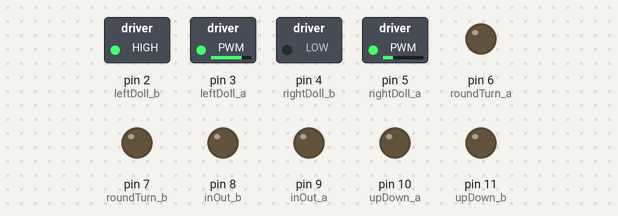
This sketch was run on a simulated Arduino Uno, built with avr-gcc and run on an emulated ATmega328P. Parts: switched loads named in the sketch (green lamp = pin HIGH), output pins drawn as LEDs (lit = HIGH). What the sketch prints to the serial monitor is not drawn.

Above: at 0.05 s.
At 1.55 s:
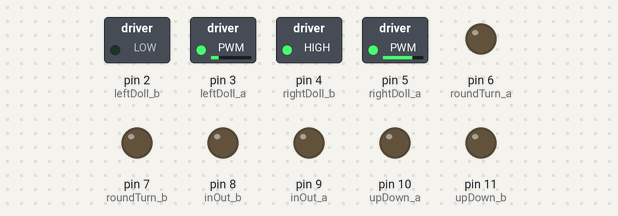
At 2.95 s:
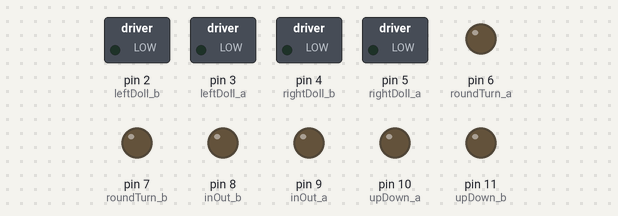
Timing chart, 0 to 6.9 s (numbered marks = the images above):
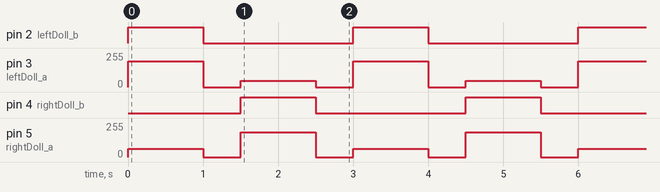

The sketch:

chinh_thuc2.ino
```cpp
//// khai bao cac chan
#define leftDoll_a 3  // a means analog
#define leftDoll_b 2  // b is a digital pin
#define encoderLD A1

#define rightDoll_a 5
#define rightDoll_b 4
#define encoderRD A2

#define roundTurn_a 6
#define roundTurn_b 7

#define inOut_a 9
#define inOut_b 8

#define upDown_a 10
#define upDown_b 11
#define encoderUD A3

int count=0;
int pre=1;
int speedDoll=128; // speed for left doll
int speedDollR =140; // speed for right doll
int timeRoundDoll = 100; // time for left doll rotate 1 round


// bool command:

bool clockwise=true; // clock wise
bool counterClockwise=false; // counter clock wise
int timeRoundTurn = 1000;

bool GoOut=true;
bool GoIn=false;
int timeGoOut=1000;

bool Up = true;
bool Down = false;
unsigned long time;
unsigned long starttime;
unsigned long endtime;
//________________________________________________________________________________________
// cac ham co ban gồm :
void setup()
{
Serial.begin(9600);
  // put your setup code here, to run once:
pinMode(leftDoll_a,OUTPUT);
pinMode(leftDoll_b,OUTPUT);

pinMode(rightDoll_a,OUTPUT);
pinMode(rightDoll_b,OUTPUT);

pinMode(roundTurn_a,OUTPUT);
pinMode(roundTurn_b,OUTPUT);

pinMode(inOut_a,OUTPUT);
pinMode(inOut_b,OUTPUT);

pinMode(upDown_a,OUTPUT);
pinMode(upDown_b,OUTPUT);

Serial.println("Start");
count=0;

}
void late(int delayTime){ // hàm giống với delay
  time=millis();
  while ( ((unsigned long) (millis() - time) < delayTime)){

  }
  Serial.println("break");
}
void stop(){ // stop all motor

  digitalWrite(leftDoll_a,0);
  digitalWrite(leftDoll_b,0);
  digitalWrite(rightDoll_a,0);
  digitalWrite(rightDoll_b,0);
  digitalWrite(roundTurn_a,0);
  digitalWrite(roundTurn_b,0);
  digitalWrite(inOut_a,0);
  digitalWrite(inOut_b,0);
  digitalWrite(upDown_a,0);
  digitalWrite(upDown_b,0);

  }

void Run_RoundTurn(){
     analogWrite(roundTurn_a,(255-100));
    digitalWrite(roundTurn_b,HIGH);
}
void UpDown(){
       analogWrite(upDown_a,170);
      digitalWrite(upDown_b,1);
}
void InOut(){
 analogWrite(inOut_a,150);
    digitalWrite(inOut_b,HIGH);
}
void DollDance(bool trai){
  if (trai==1){
    analogWrite(leftDoll_a,47);
    digitalWrite(leftDoll_b,0);

    analogWrite(rightDoll_a,(255-70));
    digitalWrite(rightDoll_b,1);
  }
  else {
    analogWrite(leftDoll_a,(255-60));
    digitalWrite(leftDoll_b,1);

    analogWrite(rightDoll_a,62);
    digitalWrite(rightDoll_b,0);
  }
}
void DiepKhuc1(int time,int lan){
  DollDance(1);
  delay(time/2);
  stop();
  for (int i=0; i<lan; i++){
    DollDance(0);
    delay(time);
    stop();
    delay(time);
    DollDance(1);
    delay(time);
    stop();
    delay(time);

  }
  DollDance(0);
  delay(time/2);
  stop();
}
void DiepKhuc2(){ // combine up down and dolldance
  UpDown();
  delay(500);
  stop();
  delay(1000);
  DollDance(0);
  delay(1000);
  stop();
  delay(1000);
  UpDown();
  delay(500);
  stop();
  delay(1000);
  DollDance(1);
  delay(1000);
  stop();
  delay(500);
  DollDance(0);
  delay(2000);
  stop();
  delay(500);
  DollDance(1);
  delay(2000);
  stop();
}
void DiepKhuc3(){ // combine all in one
  UpDown();
  delay(500);
  stop();
  Run_RoundTurn();
  InOut();
  delay(1500);
  stop();
  DollDance(0);
  delay(2000);
  stop();

  UpDown();
  delay(500);
  stop();
  InOut();
  Run_RoundTurn();
  DollDance(1);
  delay(2000);
  stop();
  DiepKhuc1(500,2);
  delay(500);
  DollDance(0);
  delay(2000);
  stop();
  DollDance(1);
  delay(2000);
  stop();
}
void DiepKhuc4(){ // compine dolldance and inout
  for (int i=0; i<2; i++){
    InOut();
    delay(2000);
   DiepKhuc1(250,4);
    stop();
    delay(1000);

   DollDance(1);
   delay(1000);
   stop();

   InOut();
   delay(2000);
   DiepKhuc1(250,4);
   stop();
   delay(1000);

    DollDance(1);
   delay(200);
   stop();
   delay(500);
   DiepKhuc1(400,2);
   DollDance(0);
   delay(1200);
   InOut();
   delay(4000);
   stop();
   delay(1000);

  }
}
void DiepKhuc5(){ // combine dolldance and roundturn
  for (int i=0; i<2; i++){
    Run_RoundTurn();
     delay(200);
     stop();
     DollDance(1);
     delay(200);
     stop();
     delay(1000);
     DiepKhuc1(300,2);
     stop();
     delay(300);
     DollDance(i);
     delay(2000);


  }
}
void DiepKhuc6 () {// upgrade Diepkhuc1
   DollDance(0);
   delay(500);
   stop();
   delay(700);
   DiepKhuc1(500,1);
   delay(300);

   DollDance(0);
   delay(250);
   stop();
   delay(700);
   DiepKhuc1(500,1);
   delay(300);

   DollDance(0);
   delay(500);
   stop();
   delay(500);
   DiepKhuc1(500,1);

   DollDance(0);
   delay(1200);
   stop();
   DiepKhuc1(500,2);

}
void loop(){
DollDance(0);
delay(1000);
stop();
delay(500);
DollDance(1);
delay(1000);
stop();
delay(500);

}
```

Measured:
- by itself, pin 2 (leftDoll_b), pin 4 (rightDoll_b): alternates HIGH for 1.0 s and LOW for 2.0 s
- by itself, pin 3 (leftDoll_a): repeats every 3.0 s: 0/255 0.50 s, 47/255 1.0 s, 0/255 0.50 s, 195/255 1.0 s
- by itself, pin 5 (rightDoll_a): repeats every 3.0 s: 0/255 0.50 s, 185/255 1.0 s, 0/255 0.50 s, 62/255 1.0 s
